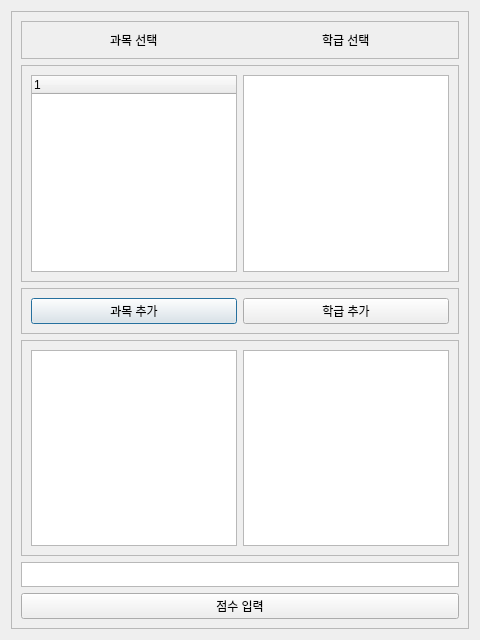
<?xml version="1.0" encoding="UTF-8"?>
<ui version="4.0">
 <class>dialog</class>
 <widget class="QDialog" name="dialog">
  <property name="geometry">
   <rect>
    <x>0</x>
    <y>0</y>
    <width>480</width>
    <height>640</height>
   </rect>
  </property>
  <property name="windowTitle">
   <string>복수 과목-학급 점수 생성</string>
  </property>
  <layout class="QVBoxLayout" name="verticalLayout">
   <item>
    <widget class="QFrame" name="frame">
     <property name="frameShape">
      <enum>QFrame::StyledPanel</enum>
     </property>
     <property name="frameShadow">
      <enum>QFrame::Raised</enum>
     </property>
     <layout class="QVBoxLayout" name="verticalLayout_2">
      <item>
       <widget class="QFrame" name="frame_4">
        <property name="frameShape">
         <enum>QFrame::StyledPanel</enum>
        </property>
        <property name="frameShadow">
         <enum>QFrame::Raised</enum>
        </property>
        <layout class="QHBoxLayout" name="horizontalLayout_3">
         <item alignment="Qt::AlignHCenter">
          <widget class="QLabel" name="label">
           <property name="text">
            <string>과목 선택</string>
           </property>
          </widget>
         </item>
         <item alignment="Qt::AlignHCenter">
          <widget class="QLabel" name="label_2">
           <property name="text">
            <string>학급 선택</string>
           </property>
          </widget>
         </item>
        </layout>
       </widget>
      </item>
      <item>
       <widget class="QFrame" name="frame_2">
        <property name="frameShape">
         <enum>QFrame::StyledPanel</enum>
        </property>
        <property name="frameShadow">
         <enum>QFrame::Raised</enum>
        </property>
        <layout class="QHBoxLayout" name="horizontalLayout">
         <item>
          <widget class="QTreeWidget" name="subTreeWidget">
           <property name="selectionMode">
            <enum>QAbstractItemView::MultiSelection</enum>
           </property>
           <column>
            <property name="text">
             <string notr="true">1</string>
            </property>
           </column>
          </widget>
         </item>
         <item>
          <widget class="QListWidget" name="classWidget">
           <property name="selectionMode">
            <enum>QAbstractItemView::MultiSelection</enum>
           </property>
          </widget>
         </item>
        </layout>
       </widget>
      </item>
      <item>
       <widget class="QFrame" name="frame_5">
        <property name="frameShape">
         <enum>QFrame::StyledPanel</enum>
        </property>
        <property name="frameShadow">
         <enum>QFrame::Raised</enum>
        </property>
        <layout class="QHBoxLayout" name="horizontalLayout_4">
         <item>
          <widget class="QPushButton" name="addSubBtn">
           <property name="text">
            <string>과목 추가</string>
           </property>
          </widget>
         </item>
         <item>
          <widget class="QPushButton" name="addClassBtn">
           <property name="text">
            <string>학급 추가</string>
           </property>
          </widget>
         </item>
        </layout>
       </widget>
      </item>
      <item>
       <widget class="QFrame" name="frame_3">
        <property name="frameShape">
         <enum>QFrame::StyledPanel</enum>
        </property>
        <property name="frameShadow">
         <enum>QFrame::Raised</enum>
        </property>
        <layout class="QHBoxLayout" name="horizontalLayout_2">
         <item>
          <widget class="QListWidget" name="addedSubListWidget"/>
         </item>
         <item>
          <widget class="QListWidget" name="addedClassWidget"/>
         </item>
        </layout>
       </widget>
      </item>
      <item>
       <widget class="QPlainTextEdit" name="commonScoreInput">
        <property name="maximumSize">
         <size>
          <width>16777215</width>
          <height>25</height>
         </size>
        </property>
       </widget>
      </item>
      <item>
       <widget class="QPushButton" name="scoreBtn">
        <property name="text">
         <string>점수 입력</string>
        </property>
       </widget>
      </item>
     </layout>
    </widget>
   </item>
  </layout>
 </widget>
 <resources/>
 <connections/>
</ui>
